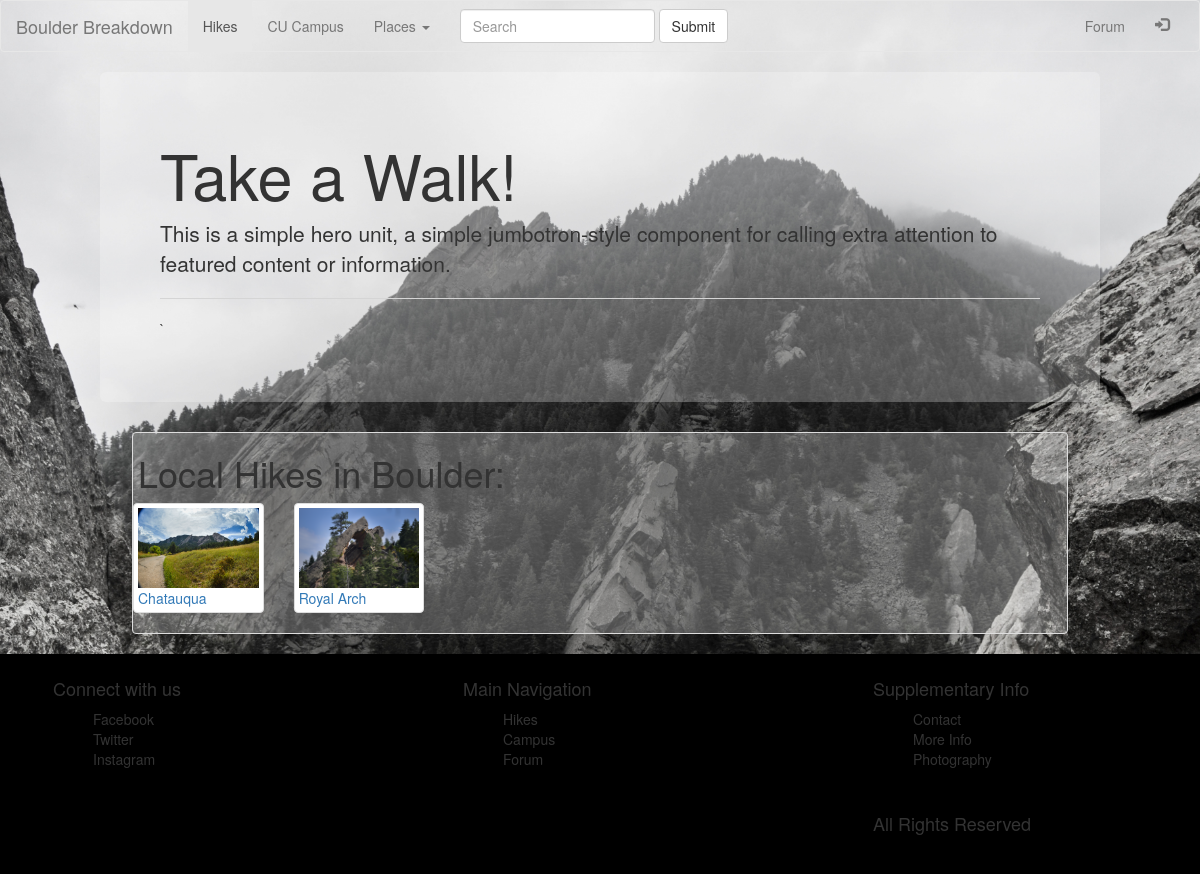
Page /hikes/ on the committed database.
### hikes/models.py (models this page shows, shortened)
class Hike(models.Model):
	hike_title = models.CharField(max_length=250)
	hike_map = models.CharField(max_length=1000)
	hike_description = models.TextField(max_length=2000)
	hike_image = models.FileField()

### hikes/views.py (the view)
# urls.py: url(r'^hikes/$', views.index, name='index'),
def index(request):
	all_hikes = Hike.objects.all()
	return render(request, 'hikes/index.html', {'all_hikes': all_hikes})

### hikes/templates/hikes/index.html (shortened to what this page needs)
{% extends 'hikes/base.html' %}
{% block hikes_active %}active{% endblock %}
{% block body %}
<div class="container-fluid">
	<div class="jumbotron">
		<h1 class="display-3">Take a Walk!</h1>
		<p class="lead">This is a simple hero unit, a simple jumbotron-style component for calling extra attention to featured content or information.</p>
		<hr class="m-y-2">`
	</div>
		<div class="panel panel-default" id="HikeListing">
			{% if all_hikes %}
			<div class="row">
				<h1 id="index-header">Local Hikes in Boulder:</h1>
				{% for hike in all_hikes %}
					<div class="col-md-2">
						<div class="thumbnail">
							<a href="{% url 'hikes:detail' hike.id %}">
								<img class="img-responsive" height="300px" width="300px" src="{{ hike.hike_image.url }}">
							</a>
								<a href="{% url 'hikes:detail' hike.id %}">{{ hike.hike_title }}</a>
						</div>
					</div>
				{% endfor %}
			</div>
			{% else %}
				<h3>You have no hikes</h3>
			{% endif %}
		</div>
</div>
{% endblock %}

### hikes/templates/hikes/base.html (shortened to what this page needs)
{% load staticfiles %}
<link rel="stylesheet" href="https://maxcdn.bootstrapcdn.com/bootstrap/3.3.6/css/bootstrap.min.css">
<link rel="stylesheet" type="text/css" href="{% static 'hikes/style.css' %}">
<nav class="navbar navbar-default">
  <div class="container-fluid">
    <div class="navbar-header">
            <a class="navbar-brand" href="{% url 'hikes:home' %}">Boulder Breakdown</a>
        </div>
    <div class="collapse navbar-collapse" id="bs-example-navbar-collapse-1">
      <ul class="nav navbar-nav">
        <li class="{% block hikes_active %}{% endblock %}"><a href="{% url 'hikes:index' %}">Hikes <span class="sr-only">(current)</span></a></li>
        <li><a href="{% url 'campus:index' %}">CU Campus</a></li>
        <li class="dropdown">
          <a href="#" class="dropdown-toggle" data-toggle="dropdown" role="button" aria-haspopup="true" aria-expanded="false">Places <span class="caret"></span></a>
        </li>
      </ul>
      <form class="navbar-form navbar-left" role="search">
        <div class="form-group">
          <input type="text" class="form-control" placeholder="Search">
        </div>
        <button type="submit" class="btn btn-default">Submit</button>
      </form>
      <ul class="nav navbar-nav navbar-right">
        <li class="{% block forum_active %}{% endblock %}"><a href="{% url 'forum:index' %}">Forum</a></li>
        <li class="dropdown">
          <a href="#" class="dropdown-toggle" data-toggle="dropdown" role="button" aria-haspopup="true" aria-expanded="false"> <span class="glyphicon glyphicon-log-in"></span></a>
        </li>
      </ul>
    </div>
  </div>
</nav>
{% block body %}
{% endblock %}
<body></body>
<footer>
  <div class="row" id="footer">
    <div class="col-md-4">
      <div class="panel panel-default">
        <div class="panel-body">
          <h4>Connect with us</h4>
          <ul>
            <li>Facebook</li>
            <li>Twitter</li>
            <li>Instagram</li>
          </ul>
        </div>
      </div>
    </div>
    <div class="col-md-4">
      <div class="panel panel-default">
        <div class="panel-body">
          <h4>Main Navigation</h4>
          <ul>
            <li>Hikes</li>
            <li>Campus</li>
            <li>Forum</li>
          </ul>
        </div>
      </div>
    </div>
    <div class="col-md-4">
      <div class="panel panel-default">
        <div class="panel-body">
          <h4>Supplementary Info</h4>
          <ul>
            <li>Contact</li>
            <li>More Info</li>
            <li>Photography</li>
          </ul>
        </div>
        <div class="panel-footer">
          <h4>All Rights Reserved</h4>
        </div>
      </div>
    </div>
  </div>
</footer>

### hikes/static/hikes/style.css (style rules this page uses)
body { background-image: url(../hikes/img/bw_mountain.jpg); background-repeat: no-repeat; background-size: cover; background-attachment: fixed; }
ul { list-style: none; }
.panel { margin-left: 10%; margin-right: 10%; background:rgba(255,255,255,0.25); }
#index-header { margin-left: 20px; }
#footer { background: black; }
footer .panel { background: black; border: none; }
footer .panel-footer { background: black; border: none; }
.navbar { background: transparent; }
.jumbotron { background:rgba(255,255,255,0.25); -webkit-background-size: 100% 100%; -moz-background-size: 100% 100%; -o-background-size: 100% 100%; background-size: 100% 100%; width: 1000px; margin: 0 auto; }
#HikeListing { margin-top: 30px; }

### rows in the picture
Hike: hike_image (picture), hike_title "Chatauqua"
Hike: hike_image (picture), hike_title "Royal Arch"
